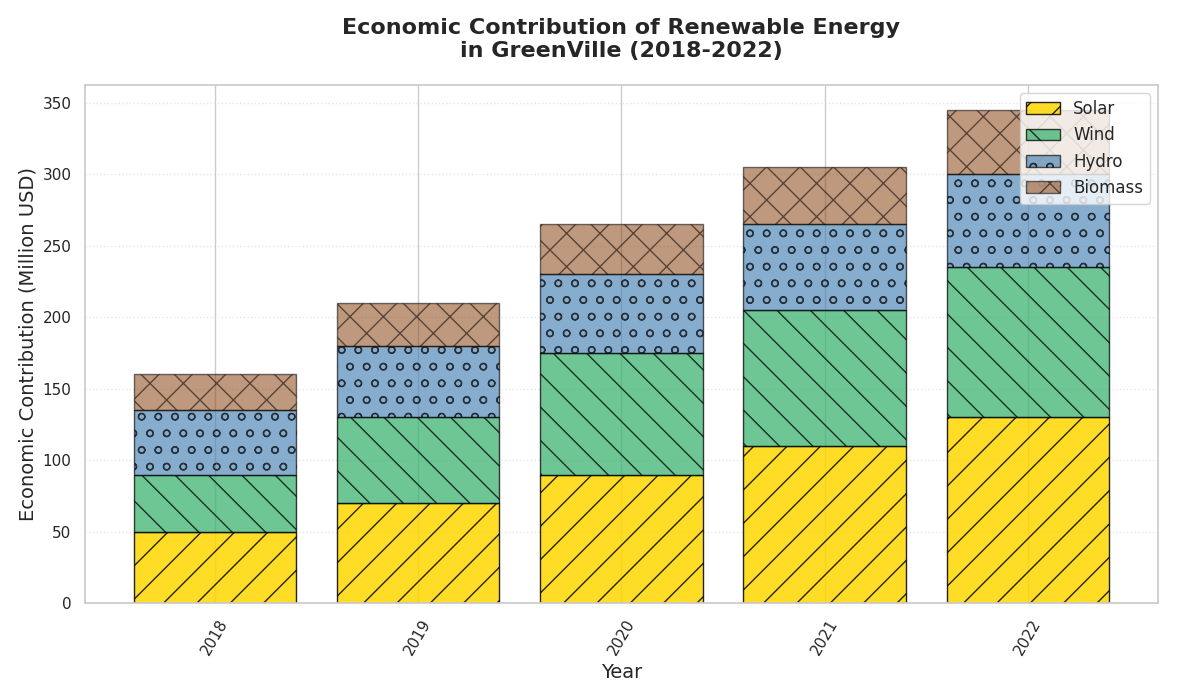

Reproduce this figure in Python.
import matplotlib.pyplot as plt
import numpy as np

# Define years for the analysis
years = np.array([2018, 2019, 2020, 2021, 2022])

# Economic contributions (in million USD) for each sector
solar_contribution = np.array([50, 70, 90, 110, 130])
wind_contribution = np.array([40, 60, 85, 95, 105])
hydro_contribution = np.array([45, 50, 55, 60, 65])
biomass_contribution = np.array([25, 30, 35, 40, 45])

# Create the stacked bar chart
fig, ax = plt.subplots(figsize=(12, 7))

# Plot the stacked bars with altered stylistic elements
ax.bar(years, solar_contribution, label='Solar', color='#FFD700', edgecolor='black', hatch='/', alpha=0.85)
ax.bar(years, wind_contribution, bottom=solar_contribution, label='Wind', color='#3CB371', edgecolor='black', hatch='\\', alpha=0.75)
ax.bar(years, hydro_contribution, bottom=solar_contribution + wind_contribution, label='Hydro', color='#4682B4', edgecolor='black', hatch='o', alpha=0.65)
ax.bar(years, biomass_contribution, bottom=solar_contribution + wind_contribution + hydro_contribution, 
       label='Biomass', color='#8B4513', edgecolor='black', hatch='x', alpha=0.55)

ax.set_title("Economic Contribution of Renewable Energy\nin GreenVille (2018-2022)", fontsize=16, fontweight='bold', pad=20)
ax.set_xlabel("Year", fontsize=14)
ax.set_ylabel("Economic Contribution (Million USD)", fontsize=14)

# Randomly altered legend parameters
ax.legend(loc='upper right', fontsize=12)

# Randomly altered grid style
ax.grid(axis='y', linestyle=':', alpha=0.5)

plt.xticks(rotation=60)

plt.tight_layout(rect=[0, 0, 0.98, 1])

# Display the plot
plt.show()
